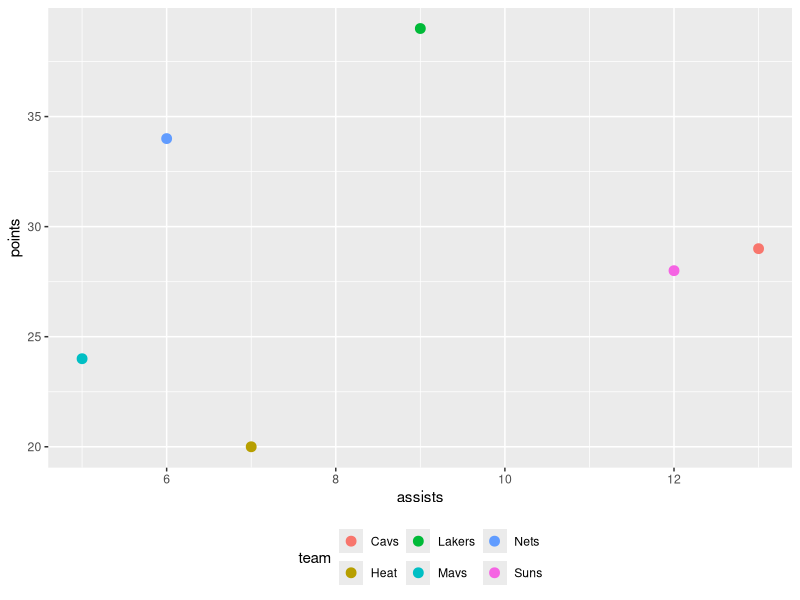
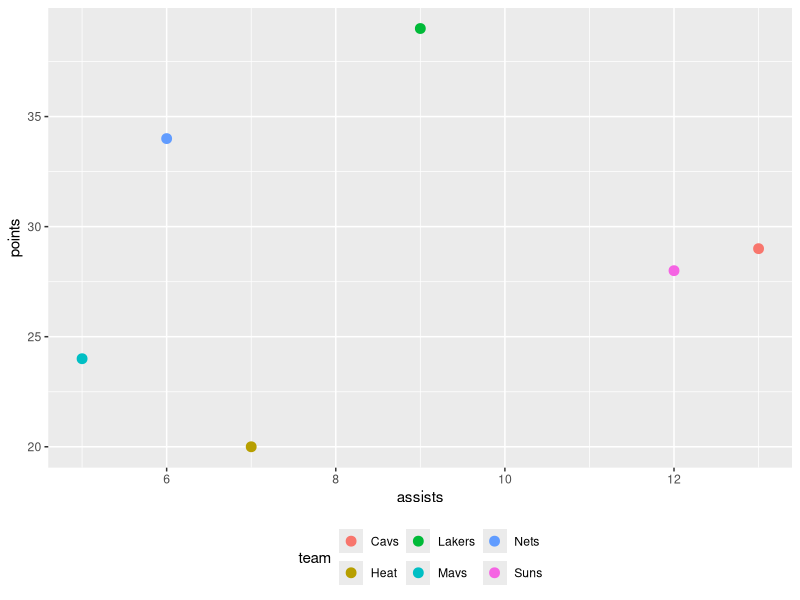
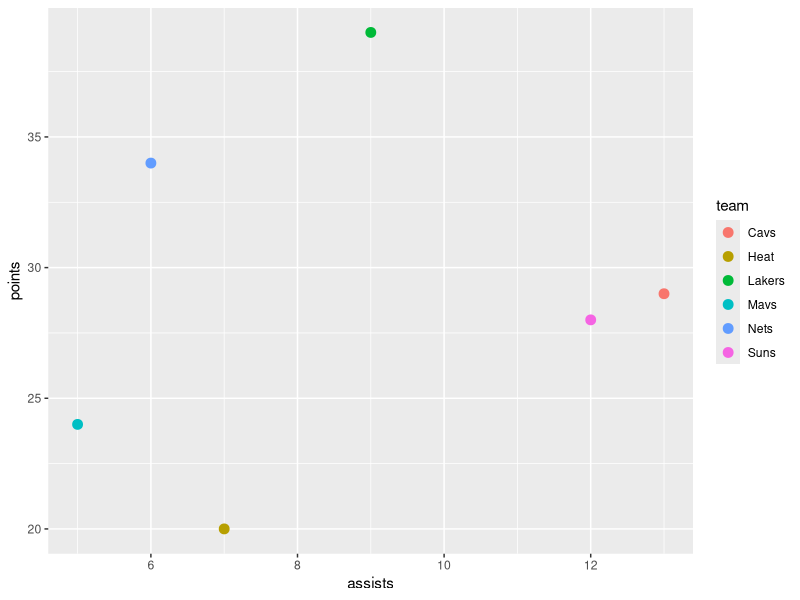
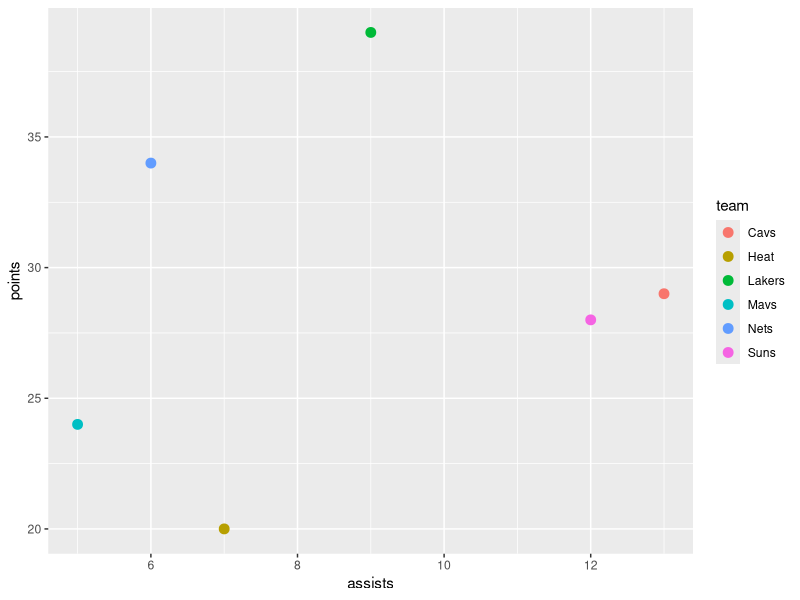

These figures' R source, in order:
# create data frame
df <- data.frame(team=c('Mavs', 'Heat', 'Nets', 'Lakers', 'Suns', 'Cavs'),
                 points=c(24, 20, 34, 39, 28, 29),
                 assists=c(5, 7, 6, 9, 12, 13))

# view data frame
df

# Example 1: Change Horizontal Spacing Between Legend Items
library(ggplot2)

# create scatterplot with default spacing in legend
ggplot(df, aes(x=assists, y=points, color=team)) + 
  geom_point(size=3) +
  theme(legend.position = "bottom")

# create scatterplot with increased horozontal in legend
ggplot(df, aes(x=assists, y=points, color=team)) +
  geom_point(size=3) + 
  theme(legend.position = "bottom",
        legend.spacing.x=unit(1, "cm"))

# Example 2: Change Vertical Spacing Between Legend Items
library("ggplot2")

# create scatterplot with default spcaing in legend
ggplot(df, aes(x=assists, y=points, color=team)) +
  geom_point(size=3)

library("ggplot2")

# create scatterplot with increased vertical spacing in legend
ggplot(df, aes(x=assists, y=points, color=team)) +
  geom_point(size=3) +
  theme(legend.spacing.y = unit(1, 'cm')) +
  guides(fill = guide_legend(byrow = TRUE))
